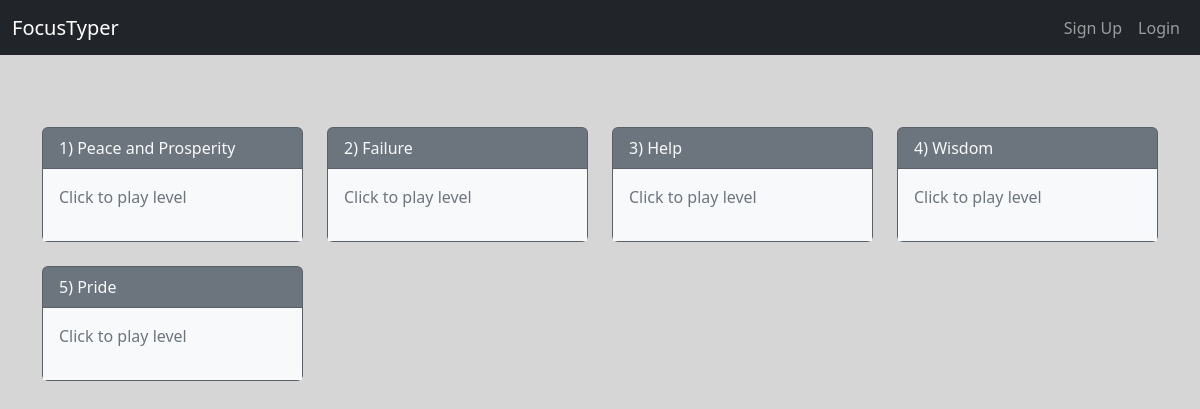
/, run on an earlier commit of the app's database.
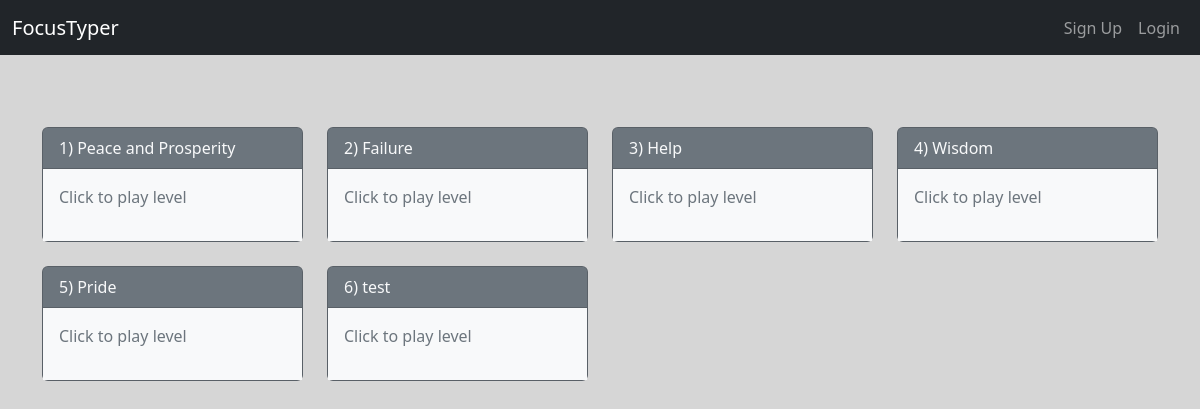
And on a later commit of the database.
### home/models.py (models this page shows, shortened)
class Level(models.Model):
    level_number = models.IntegerField(unique=True, default=None)
    level_title = models.CharField(max_length=50)
    level_text = models.CharField(max_length=500)

### home/views.py (the view)
# urls.py: 2. Add a URL to urlpatterns:  path('', views.home, name='home')
def home(request):
    levels = Level.objects.all()
    records = []
    user = request.user
    for level in levels:
        if user.is_authenticated:
            try:
                record = User_Level_Record.objects.get(level=level, user=user)
                records.append({'level': level, 'record': record})
            except User_Level_Record.DoesNotExist:
                records.append({'level': level, 'record': None})
        else:
            records.append({'level': level, 'record': None})
    context = {
        'records':records
    }
    return render(request, 'home.html', context)

### home/templates/home.html
{% extends 'base.html' %}
{% block content %}
	{% include 'navbar.html' %}
	<div class="container">
		<br><br><br>
		<div class="row row-cols-1 row-cols-md-4 g-4">
			{% for record in records %}
				<div class="col">
					<a href="{% url 'play' record.level.level_number %}" class="text-decoration-none">
						<div class="card text-bg-secondary mb-3 h-100">
							<div class="card-header bg-secondary text-light">
								{{record.level.level_number}}) {{record.level.level_title}}
							</div>
							<div class="card-body bg-light text-secondary">
								{% if record.record %}
									<div class="card-text">Score: {{ record.record.score }}</div>
									<div class="card-text">Speed: {{ record.record.speed }} wpm</div>
									<div class="card-text">Accuracy: {{ record.record.accuracy }}%</div>
									<div class="card-text">Focus: {{ record.record.focus }}%</div>
								{% else %}
									<div class="card-text">Click to play level</div>
								{% endif %}
							</div>
						</div>
					</a>
				</div>
			{% endfor %}
		</div>
	</div>
{% endblock %}

What changed in the data, as far as the page shows it:
added Level: level.level_number "6", level.level_title "test"
